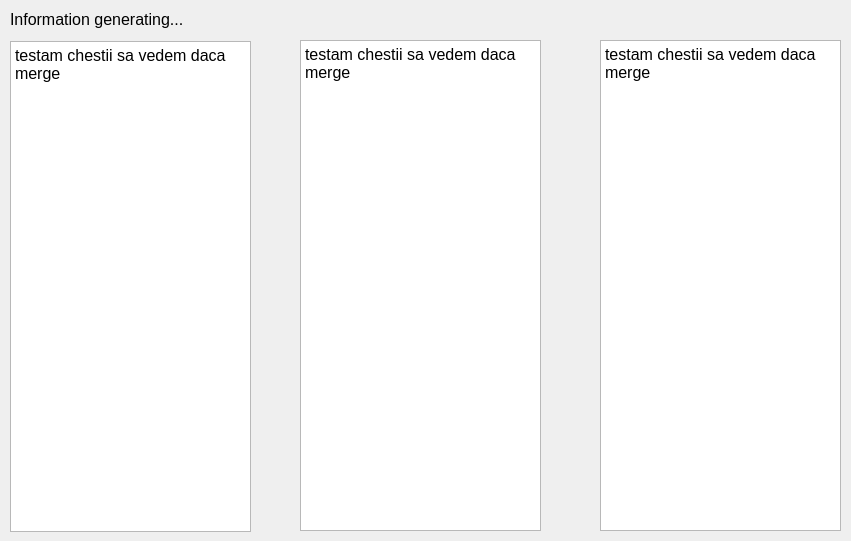
<?xml version="1.0" encoding="UTF-8"?>
<ui version="4.0">
 <class>dialog_alg_2</class>
 <widget class="QDialog" name="dialog_alg_2">
  <property name="geometry">
   <rect>
    <x>0</x>
    <y>0</y>
    <width>851</width>
    <height>541</height>
   </rect>
  </property>
  <property name="windowTitle">
   <string>Dialog</string>
  </property>
  <widget class="QTextBrowser" name="textBrowser">
   <property name="geometry">
    <rect>
     <x>10</x>
     <y>41</y>
     <width>241</width>
     <height>491</height>
    </rect>
   </property>
   <property name="styleSheet">
    <string notr="true">font-size:14px</string>
   </property>
   <property name="html">
    <string>&lt;!DOCTYPE HTML PUBLIC &quot;-//W3C//DTD HTML 4.0//EN&quot; &quot;http://www.w3.org/TR/REC-html40/strict.dtd&quot;&gt;
&lt;html&gt;&lt;head&gt;&lt;meta name=&quot;qrichtext&quot; content=&quot;1&quot; /&gt;&lt;style type=&quot;text/css&quot;&gt;
p, li { white-space: pre-wrap; }
&lt;/style&gt;&lt;/head&gt;&lt;body style=&quot; font-family:'MS Shell Dlg 2'; font-size:14px; font-weight:400; font-style:normal;&quot;&gt;
&lt;p style=&quot; margin-top:0px; margin-bottom:0px; margin-left:0px; margin-right:0px; -qt-block-indent:0; text-indent:0px;&quot;&gt;&lt;span style=&quot; font-family:'MS Shell Dlg 2'; font-size:12pt;&quot;&gt;testam chestii sa vedem daca merge&lt;/span&gt;&lt;/p&gt;&lt;/body&gt;&lt;/html&gt;</string>
   </property>
  </widget>
  <widget class="QLabel" name="label">
   <property name="geometry">
    <rect>
     <x>10</x>
     <y>10</y>
     <width>831</width>
     <height>20</height>
    </rect>
   </property>
   <property name="text">
    <string>&lt;html&gt;&lt;head/&gt;&lt;body&gt;&lt;p&gt;&lt;span style=&quot; font-size:12pt;&quot;&gt;Information generating...&lt;/span&gt;&lt;/p&gt;&lt;/body&gt;&lt;/html&gt;</string>
   </property>
  </widget>
  <widget class="QTextBrowser" name="textBrowser_3">
   <property name="geometry">
    <rect>
     <x>600</x>
     <y>40</y>
     <width>241</width>
     <height>491</height>
    </rect>
   </property>
   <property name="styleSheet">
    <string notr="true">font-size:14px</string>
   </property>
   <property name="html">
    <string>&lt;!DOCTYPE HTML PUBLIC &quot;-//W3C//DTD HTML 4.0//EN&quot; &quot;http://www.w3.org/TR/REC-html40/strict.dtd&quot;&gt;
&lt;html&gt;&lt;head&gt;&lt;meta name=&quot;qrichtext&quot; content=&quot;1&quot; /&gt;&lt;style type=&quot;text/css&quot;&gt;
p, li { white-space: pre-wrap; }
&lt;/style&gt;&lt;/head&gt;&lt;body style=&quot; font-family:'MS Shell Dlg 2'; font-size:14px; font-weight:400; font-style:normal;&quot;&gt;
&lt;p style=&quot; margin-top:0px; margin-bottom:0px; margin-left:0px; margin-right:0px; -qt-block-indent:0; text-indent:0px;&quot;&gt;&lt;span style=&quot; font-family:'MS Shell Dlg 2'; font-size:12pt;&quot;&gt;testam chestii sa vedem daca merge&lt;/span&gt;&lt;/p&gt;&lt;/body&gt;&lt;/html&gt;</string>
   </property>
  </widget>
  <widget class="QTextBrowser" name="textBrowser_2">
   <property name="geometry">
    <rect>
     <x>300</x>
     <y>40</y>
     <width>241</width>
     <height>491</height>
    </rect>
   </property>
   <property name="styleSheet">
    <string notr="true">font-size:14px</string>
   </property>
   <property name="html">
    <string>&lt;!DOCTYPE HTML PUBLIC &quot;-//W3C//DTD HTML 4.0//EN&quot; &quot;http://www.w3.org/TR/REC-html40/strict.dtd&quot;&gt;
&lt;html&gt;&lt;head&gt;&lt;meta name=&quot;qrichtext&quot; content=&quot;1&quot; /&gt;&lt;style type=&quot;text/css&quot;&gt;
p, li { white-space: pre-wrap; }
&lt;/style&gt;&lt;/head&gt;&lt;body style=&quot; font-family:'MS Shell Dlg 2'; font-size:14px; font-weight:400; font-style:normal;&quot;&gt;
&lt;p style=&quot; margin-top:0px; margin-bottom:0px; margin-left:0px; margin-right:0px; -qt-block-indent:0; text-indent:0px;&quot;&gt;&lt;span style=&quot; font-family:'MS Shell Dlg 2'; font-size:12pt;&quot;&gt;testam chestii sa vedem daca merge&lt;/span&gt;&lt;/p&gt;&lt;/body&gt;&lt;/html&gt;</string>
   </property>
  </widget>
 </widget>
 <resources/>
 <connections/>
</ui>
